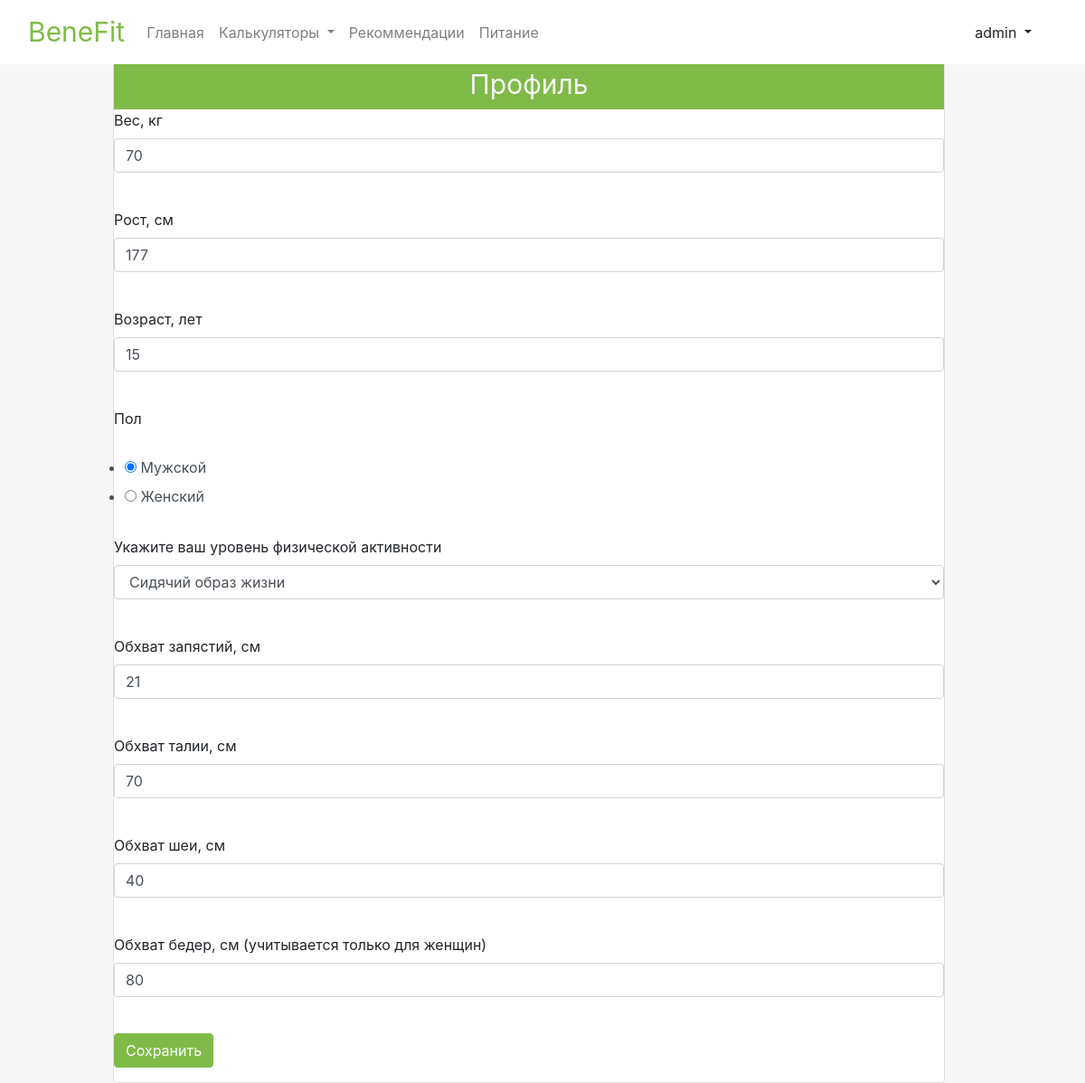
The app's page /profile (signed in), older data.
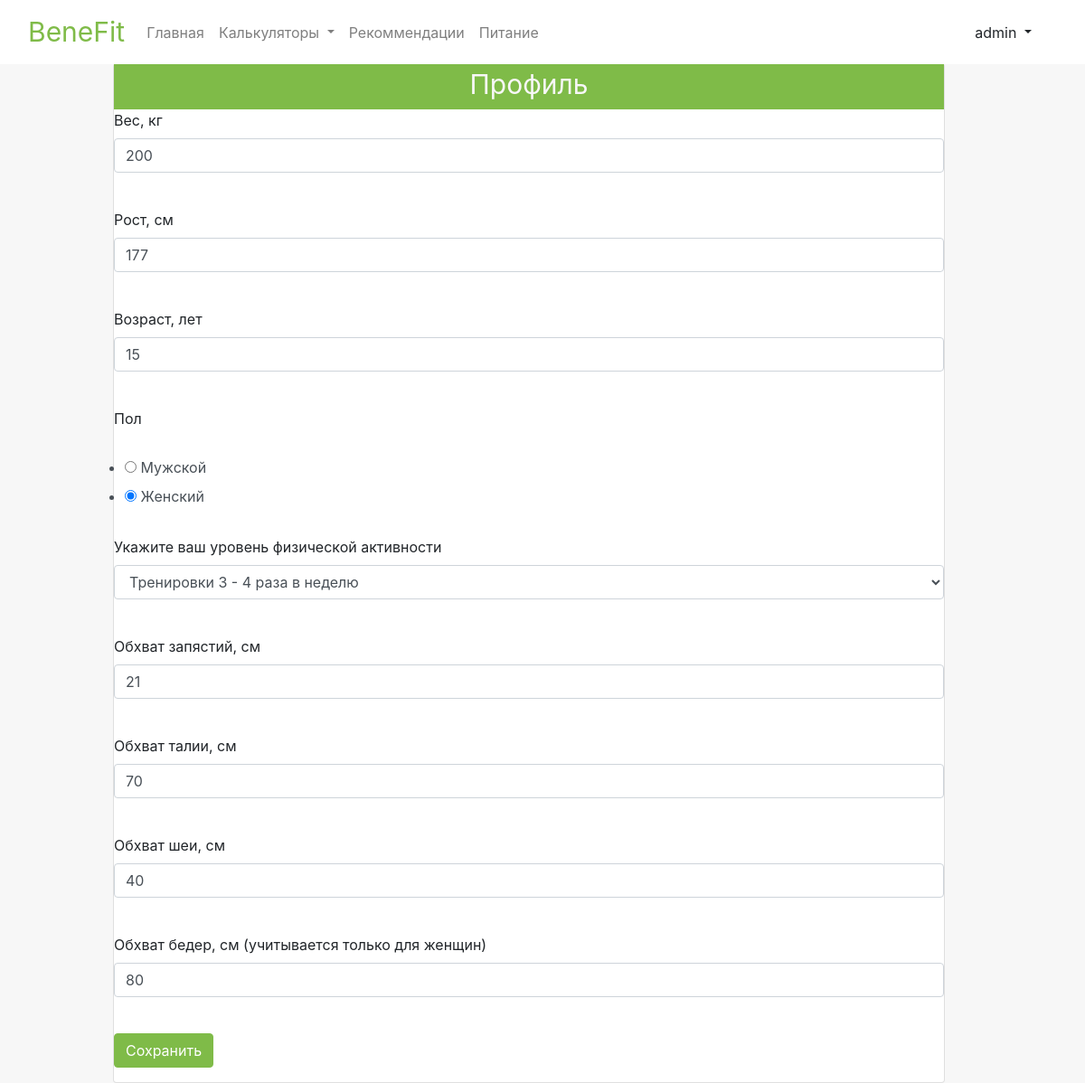
The same page, newer data.
### data/user_inputs.py (models this page shows)
class UserInputs(SqlAlchemyBase, SerializerMixin):
    __tablename__ = 'user_inputs'
    user_id = sqlalchemy.Column(sqlalchemy.Integer,
                                sqlalchemy.ForeignKey("user_login.id"),
                                primary_key=True, autoincrement=True, nullable=True)
    height = sqlalchemy.Column(sqlalchemy.Integer, nullable=True)
    weight = sqlalchemy.Column(sqlalchemy.Integer, nullable=True)
    age = sqlalchemy.Column(sqlalchemy.Integer, nullable=True)
    gender = sqlalchemy.Column(sqlalchemy.String, nullable=True)
    activity = sqlalchemy.Column(sqlalchemy.Integer, nullable=True)
    wrists = sqlalchemy.Column(sqlalchemy.Integer, nullable=True)
    waist = sqlalchemy.Column(sqlalchemy.Integer, nullable=True)
    neck = sqlalchemy.Column(sqlalchemy.Integer, nullable=True)
    hip = sqlalchemy.Column(sqlalchemy.Integer, nullable=True)
    user_login = orm.relation('UserLogin')

### application.py (the view, shortened to what this page needs)
@app.route('/profile', methods=['GET', 'POST'])
@login_required
def profile_page():
    form = ProfileForm()
    if current_user.is_authenticated:
        db_sess = db_session.create_session()
        current_user_inputs = db_sess.query(UserInputs).filter(
            UserInputs.user_id == current_user.id).first()
        form.weight.data = current_user_inputs.weight
        form.height.data = current_user_inputs.height
        form.age.data = current_user_inputs.age
        form.gender.data = current_user_inputs.gender
        form.activity.data = str(current_user_inputs.activity)
        form.wrists.data = current_user_inputs.wrists
        form.waist.data = current_user_inputs.waist
        form.neck.data = current_user_inputs.neck
        form.hip.data = current_user_inputs.hip
    return render_template("profile.html",
                           title='Профиль пользователя', form=form)

### forms/profile_form.py
class ProfileForm(FlaskForm):
    weight = IntegerField('Вес, кг', validators=[DataRequired()])
    height = IntegerField('Рост, см', validators=[DataRequired()])
    age = IntegerField('Возраст, лет', validators=[DataRequired()])
    gender = RadioField('Пол', choices=['Мужской', 'Женский'])
    activity = SelectField(u'Укажите ваш уровень физической активности',
                           choices=[(0, 'Сидячий образ жизни'),
                                    (1, 'Редкие тренировки'),
                                    (2, 'Тренировки 3 - 4 раза в неделю'),
                                    (3, 'Тренировки 5 - 6 раз в неделю'),
                                    (4, 'Ежедневные интенсивные тренировки')],
                           validators=[DataRequired()])
    wrists = IntegerField('Обхват запястий, см', validators=[DataRequired()])
    waist = IntegerField('Обхват талии, см', validators=[DataRequired()])
    neck = IntegerField('Обхват шеи, см', validators=[DataRequired()])
    hip = IntegerField('Обхват бедер, см (учитывается только для женщин)',
                       validators=[DataRequired()])
    submit = SubmitField('Сохранить')

### templates/profile.html (shortened to what this page needs)
{% extends "base.html" %}
{% block content %}
          <div class="card  row justify-content--center" style="width: 100%;">
          <div class="card-head main-card-head">Профиль</div>
          <form action="" method="post">
        	<p>
        	    {{ form.weight.label }}<br>
        	    {{ form.weight(class="form-control", type="number", min='20', max='500')}}<br>
        	</p>
          <p>
              {{ form.height.label }}<br>
              {{ form.height(class="form-control", type="number", min='60', max='250')}}<br>
          </p>
          <p>
              {{ form.age.label }}<br>
              {{ form.age(class="form-control", type="number", min='14', max='130') }}<br>
          </p>
          <p>
              {{ form.gender.label }}<br>
              {{ form.gender(class="form-control form-field-gender", type="string") }}<br>
          </p>
          <p>
              {{ form.activity.label }}<br>
              {{ form.activity(class="form-control", type="select") }}<br>
          </p>
          <p>
              {{ form.wrists.label }}<br>
              {{ form.wrists(class="form-control", type="number", max="30", min="10") }}<br>
          </p>
          <p>
              {{ form.waist.label }}<br>
              {{ form.waist(class="form-control", type="number, min='50', max='100'") }}<br>
          </p>
          <p>
              {{ form.neck.label }}<br>
              {{ form.neck(class="form-control", type="number", min='30', max='50') }}<br>
          </p>
            <p>
              {{ form.hip.label }}<br>
              {{ form.hip(class="form-control", type="number, min='70', max='130'") }}<br>
          </p>
        	<p>{{ form.submit(type="submit", class="btn calculator-btn") }}</p>
</form>
</div>
{% endblock %}

Row changes from the older to the newer data that the page shows:
changed UserInputs: weight "70" → "200"; gender "☑ Мужской ☐ Женский" → "☐ Мужской ☑ Женский"; activity "Сидячий образ жизни" → "Тренировки 3 - 4 раза в неделю"
